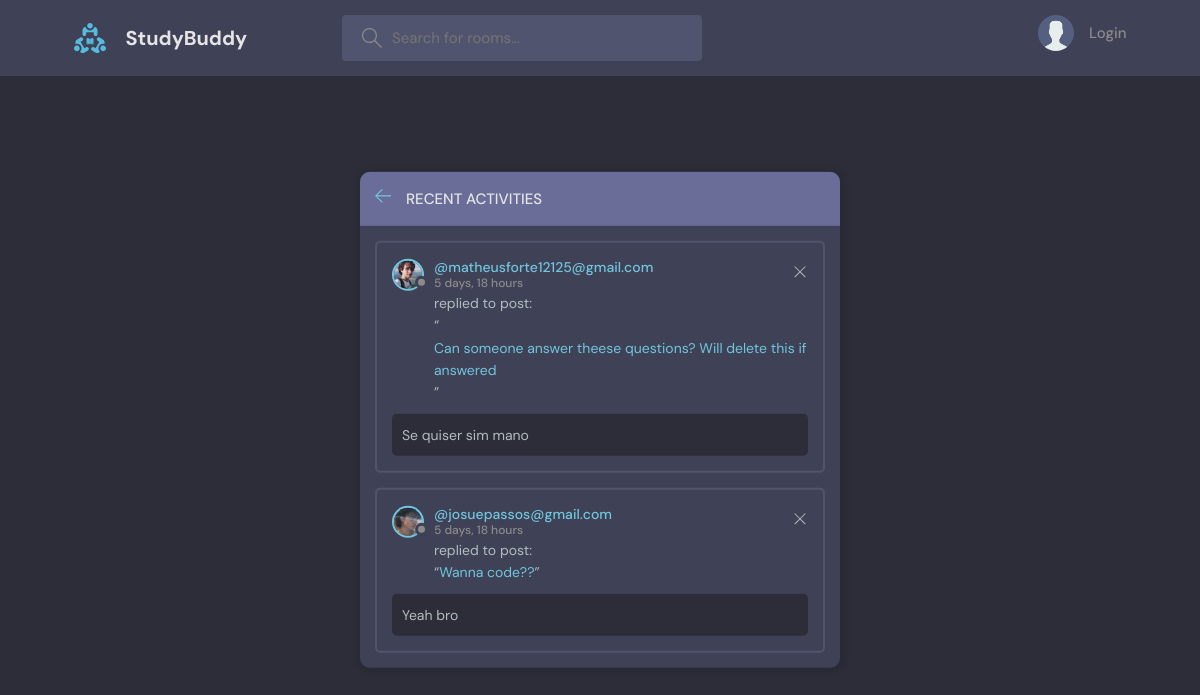
The page /activity/ on the database its author committed.
### base/models.py (models this page shows)
class Message(models.Model): # Mensagem que poderá ser escrita dentro de uma sala
    user = models.ForeignKey(User, on_delete=models.CASCADE)
    room = models.ForeignKey(Room, on_delete=models.CASCADE)
    body = models.TextField() # A mensagem em si
    updated = models.DateTimeField(auto_now=True)
    created = models.DateTimeField(auto_now_add=True)
    class Meta:
        ordering = ['-updated', '-created']
    def __str__(self):
        return self.body[0:50]

class User(AbstractUser):
    name = models.CharField(max_length=200, null=True)
    email = models.EmailField(null=True, unique=True)
    bio = models.TextField(null=True)
    avatar = models.ImageField(null=True, default="avatar.svg")
    USERNAME_FIELD = 'email'
    REQUIRED_FIELDS = ['username']

class Room(models.Model):
    host = models.ForeignKey(User, on_delete=models.SET_NULL, null=True)
    topic = models.ForeignKey(Topic, on_delete=models.SET_NULL, null=True)
    name = models.CharField(max_length=200)
    participants = models.ManyToManyField(User, related_name='participants', blank=True)
    description = models.TextField(null=True, blank=True)
    updated = models.DateTimeField(auto_now=True)
    created = models.DateTimeField(auto_now_add=True)
    class Meta:
        ordering = ['-updated', '-created']
    def __str__(self):
        return self.name

### base/views.py (the view)
# urls.py: path('activity/', views.mobileActivity, name='activity'),
def mobileActivity(request):
    messages = Message.objects.all()[0:2]
    t = request.GET.get('t', '')
    q = request.GET.get('q', '')
    print(q)
    if q and t != '':
        messages = Message.objects.filter(
            Q(user__id=t) &
            Q(room__topic__name=q)
        )[0:2]
    elif q != '':
        messages = Message.objects.filter(room__topic__name__icontains=q)[0:2]
    context = {'chat_messages':messages, }
    return render(request, 'base/partial/activity.html', context=context)

### base/templates/base/partial/activity.html (shortened to what this page needs)
{% extends '../global/main.html' %}
{% block content %}
  <main class="layout">
    <div class="container">
      <div class="layout__box">
        <div class="layout__boxHeader">
          <div class="layout__boxTitle">
            <a href="{{request.session.last_url}}">
              <svg version="1.1" xmlns="http://www.w3.org/2000/svg" width="32" height="32" viewBox="0 0 32 32">
                <title>arrow-left</title>
                <path
                  d="M13.723 2.286l-13.723 13.714 13.719 13.714 1.616-1.611-10.96-10.96h27.625v-2.286h-27.625l10.965-10.965-1.616-1.607z"
                ></path>
              </svg>
            </a>
            <h3>Recent Activities</h3>
          </div>
        </div>
        {% for chat_message in chat_messages %}
        <div class="activities__box">
          <div class="activities__boxHeader roomListRoom__header">
            <a href="{% url 'profile' chat_message.user.id %}" class="roomListRoom__author">
              <div class="avatar avatar--small">
                <img src="{{chat_message.user.avatar.url}}" />
              </div>
              <p>
                @{{ chat_message.user }}
                <span>{{chat_message.updated|timesince}}</span>
              </p>
            </a>
            <div class="roomListRoom__actions">
              <a href="#">
                <svg version="1.1" xmlns="http://www.w3.org/2000/svg" width="32" height="32" viewBox="0 0 32 32">
                  <title>remove</title>
                  <path
                    d="M27.314 6.019l-1.333-1.333-9.98 9.981-9.981-9.981-1.333 1.333 9.981 9.981-9.981 9.98 1.333 1.333 9.981-9.98 9.98 9.98 1.333-1.333-9.98-9.98 9.98-9.981z"
                  ></path>
                </svg>
              </a>
            </div>
          </div>
          <div class="activities__boxContent">
            <p>replied to post: <br> “<a href="{% url 'room' chat_message.room.id %}">{{chat_message.room}}</a>”</p>
            <div class="activities__boxRoomContent">
              {{chat_message}}
            </div>
          </div>
        </div>
        {% endfor %}
        </div>
      </div>
  </main>
</body>
{% endblock %}

### static/styles/style.css (style rules this page uses)
:root { --color-main: #71c6dd; --color-main-light: #e1f6fb; --color-dark: #3f4156; --color-dark-medium: #51546e; --color-dark-light: #696d97; --color-light: #e5e5e5; --color-gray: #8b8b8b; --color-light-gray: #b2bdbd; --color-bg: #2d2d39; --color-success: #5dd693; --color-error: #fc4b0b; }
* { font-family: "DM Sans", -apple-system, BlinkMacSystemFont, "Segoe UI", Roboto, Oxygen, Ubuntu, Cantarell, "Open Sans", "Helvetica Neue", sans-serif; margin: 0; padding: 0; box-sizing: border-box; text-rendering: optimizeLegibility; font-size: inherit; }
html { font-size: 56.25%; }
@media only screen and (min-width: 1200px) { html { font-size: 62.5%; } }
body { line-height: 1.6; font-weight: 400; font-size: 1.5rem; color: var(--color-light-gray); background-color: var(--color-bg); min-height: 100vh; }
img { width: 100%; }
a { display: inline-block; color: var(--color-main); text-decoration: none; }
.container { max-width: 120rem; width: 90%; margin: auto; }
.avatar { position: relative; display: inline-block; border-radius: 50%; border: 2px solid var(--color-main); }
.avatar img { display: block; border-radius: 50%; object-fit: cover; object-position: center; }
.avatar::after { content: ""; display: block; position: absolute; background-color: var(--color-gray); z-index: 111; border-radius: 50%; border: 0.3rem solid var(--color-dark); }
.avatar.avatar--small img { width: 2.8rem; height: 2.8rem; }
.avatar.avatar--small:after { width: 0.7rem; height: 0.7rem; bottom: 0px; right: -6px; }
.layout { margin-top: 2.4rem; }
.layout > .container { display: flex; justify-content: space-between; align-items: flex-start; }
.layout__box { width: 90%; max-width: 48rem; min-height: 40rem; position: absolute; top: 50%; left: 50%; transform: translate(-50%, -46%); background-color: var(--color-dark); border-radius: 1rem; box-shadow: 1px 1px 6px 3px rgba(0, 0, 0, 0.1); overflow: hidden; }
.layout__boxHeader { display: flex; padding: 1.5rem; background-color: var(--color-dark-light); }
.layout__boxTitle { display: flex; gap: 1.5rem; align-items: center; }
.layout__boxTitle h3 { text-transform: uppercase; font-weight: 500; color: var(--color-light); }
.layout__boxTitle svg { width: 1.6rem; height: 1.6rem; fill: var(--color-main); }
.roomListRoom__header { display: flex; justify-content: space-between; align-items: center; }
.roomListRoom__author { font-weight: 500; display: flex; align-items: center; gap: 1rem; }
.roomListRoom__actions { display: flex; align-items: flex-start; gap: 1rem; position: relative; }
.roomListRoom__actions svg { fill: var(--color-main); width: 1.6rem; height: 1.6rem; }
.activities__box { margin: 1.5rem; padding: 1.5rem; border: 2px solid var(--color-dark-medium); border-radius: 5px; }
.activities__boxHeader p { font-size: 1.4rem; line-height: 1.3; }
.activities__boxHeader p span { color: var(--color-gray); font-size: 1.2rem; display: block; }
.activities__boxContent { margin-left: 4.2rem; }
.activities__boxContent { font-size: 1.4rem; }
.activities__boxRoomContent { background: var(--color-bg); padding: 1rem; border-radius: 5px; margin-top: 1rem; margin-left: -4.2rem; }
.roomListRoom__actions svg { fill: var(--color-light-gray); }

### rows shown on the page
Message: user.avatar (picture), user "matheusforte12125@gmail.com", updated "5 days, 18 hours", room "Can someone answer theese questions? Will delete this if answered", body "Se quiser sim mano"
Message: user.avatar (picture), user "josuepassos@gmail.com", updated "5 days, 18 hours", room "Wanna code??", body "Yeah bro"
